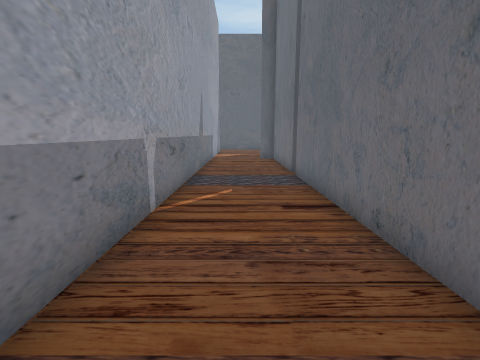
[1] (above)

24 first-person views from a walk through a 3-D level made in the Unity game engine. The camera is 1.5 m above the floor, tilts 10° down and sees 85° across. The floor is counted in squares, 1 m on a side. Each view is taken from the middle of a square. On the plan, view 1 faces up. The plan holds only what a view shows up to about 14 squares ahead; the rest is blank. The place goes on beyond the plan. The player is left out.

[2]
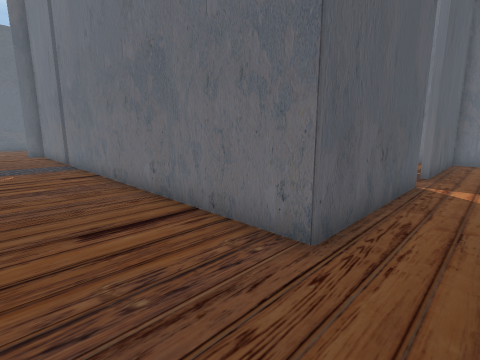

[3]
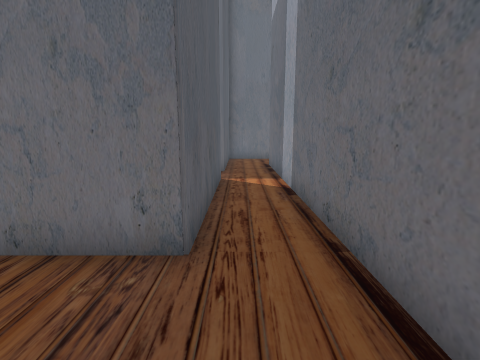

[4]
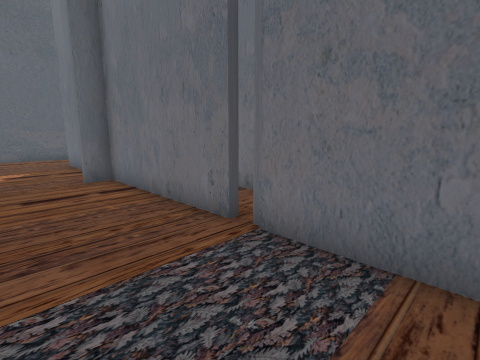

[5]
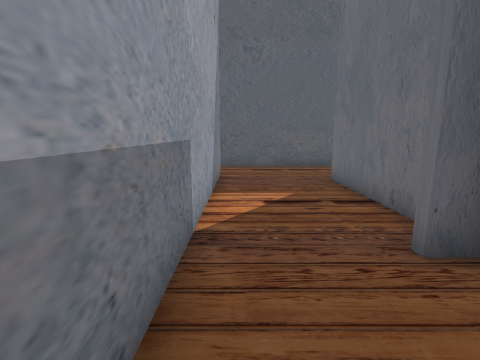

[6]
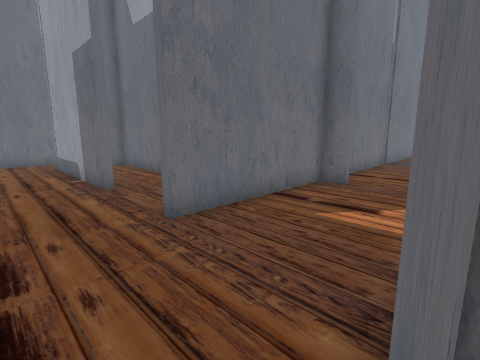

[7]
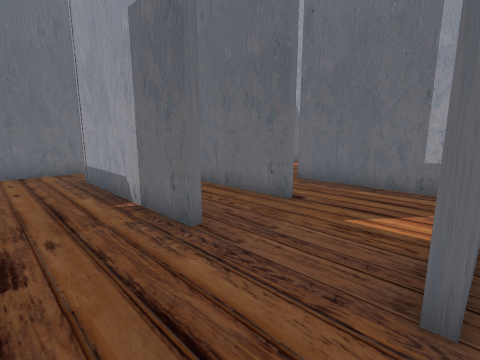

[8]
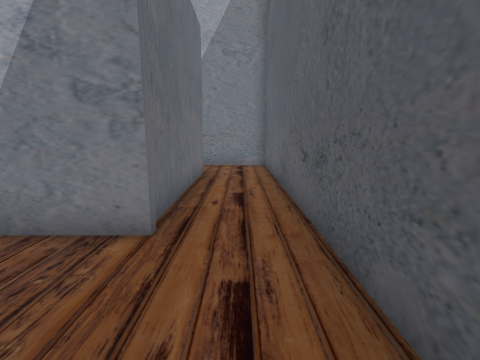

[9]
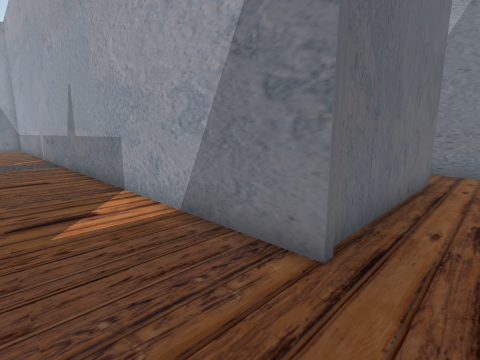

[10]
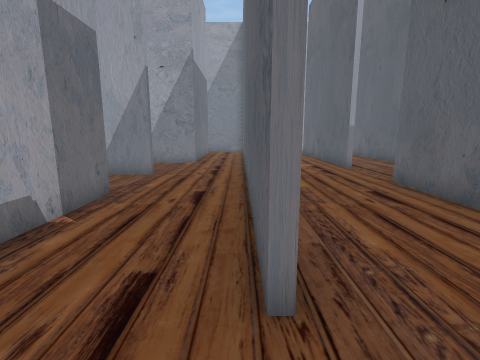

[11]
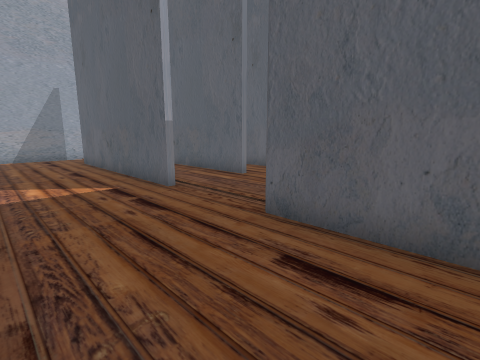

[12]
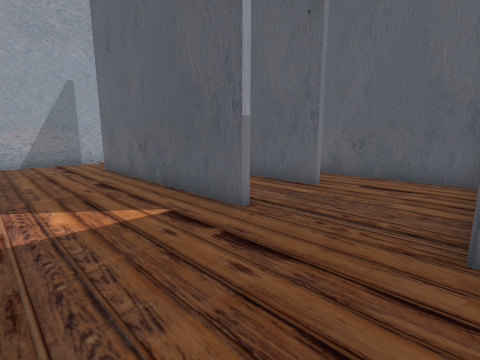

[13]
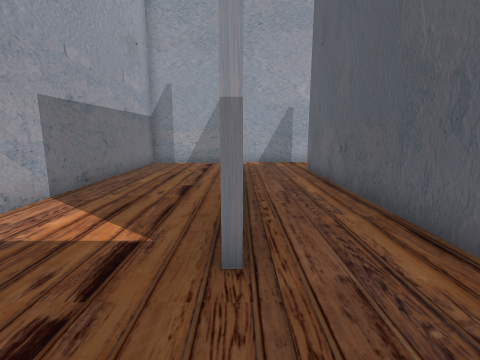

[14]
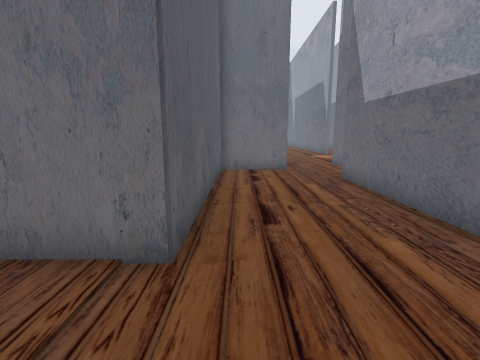

[15]
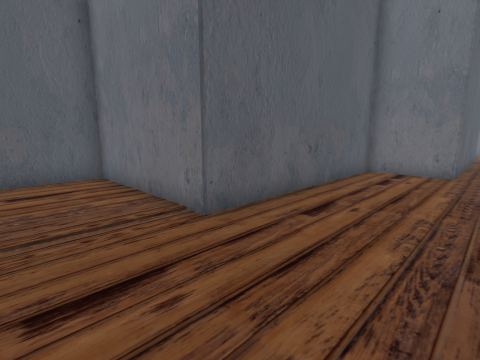

[16]
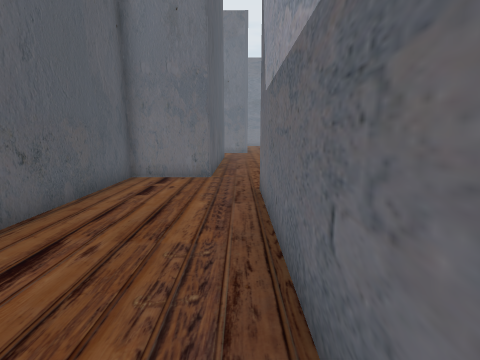

[17]
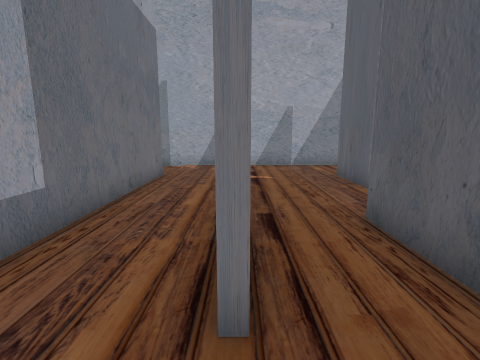

[18]
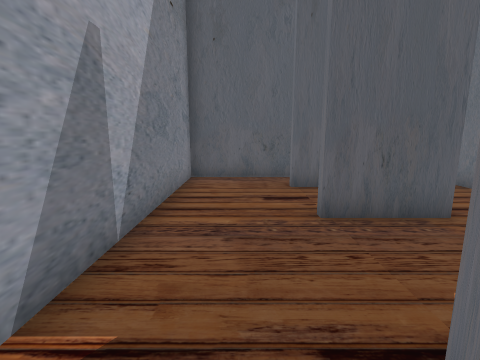

[19]
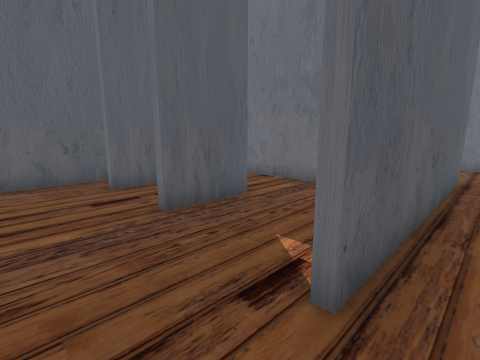

[20]
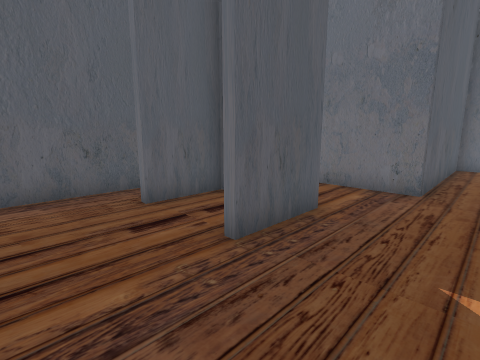

[21]
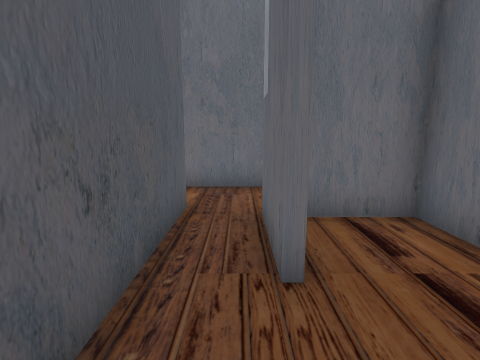

[22]
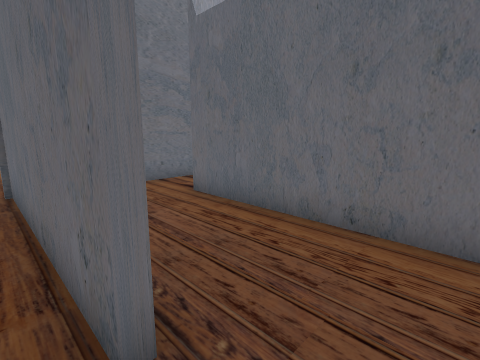

[23]
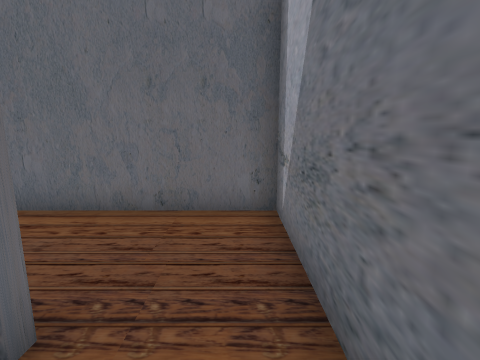

[24]
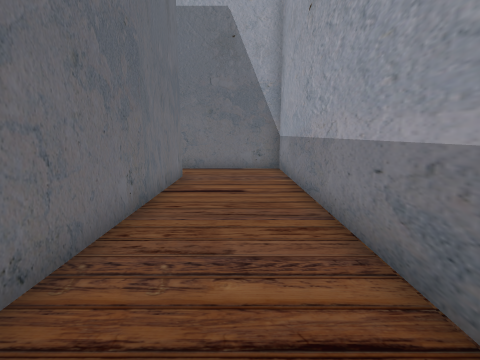

### Floor plan
Ten units are one square. View 1 is at (0, 0); x grows to the right and y downward. Boxes are objects, and circles mark ways between rooms. Rooms are numbered by the first view taken in them; rooms with no view inside come last. Other rooms are left out.
<svg viewBox="-112 -420 253 479">
<path fill="none" stroke="#000" d="M21 -102 21 -160 12 -160M11 -162 21 -162 21 -218M29 -162 70 -162M54 -190 110 -190M23 -218 23 -200M54 -217 112 -217M-86 -225 -17 -225 -17 54 116 54M133 -211 133 -246M101 -252 -107 -252 -107 -225M79 34 21 34 21 -99M136 -270 121 -270M115 34 95 34M4 -298 -81 -298M4 -328 -81 -328M35 -255 101 -255M-81 -300 -10 -300M-107 -324 -107 -255 -18 -255M121 -270 121 -298 39 -298 39 -353 4 -353M-68 -368 -54 -368 -54 -393 -76 -393M-51 -366 -76 -366M-76 -396 -51 -396M-46 -411 -107 -411 -107 -324M4 -353 -26 -353 -26 -415M-107 -225 -107 -190 -41 -190"/>
<circle cx="115" cy="-250" r="3" fill="#2a7"/>
<circle cx="-95" cy="-220" r="3" fill="#2a7"/>
<circle cx="-95" cy="-330" r="3" fill="#2a7"/>
<circle cx="0" cy="-340" r="3" fill="#2a7"/>
<text x="10" y="-130">1</text>
<text x="0" y="-290">2</text>
<text x="-70" y="-360">3</text>
<text x="-70" y="-210">4</text>
</svg>
Room 1 opens to room 2. Room 1 opens to room 4. Room 2 opens to room 3.

Where each view was taken, in squares from view 1:
view 1: 0 up, 0 right, facing up
view 2: 5 down, 1 left, facing up-right
view 3: 4 down, 1 left, facing right
view 4: 7 up, 1 left, facing up-right
view 5: 13 up, 1 left, facing up
view 6: 24 up, 2 left, facing down-right
view 7: 24 up, 2 right, facing down-right
view 8: 24 up, 2 right, facing left
view 9: 24 up, 1 right, facing down-left
view 10: 25 up, 12 right, facing left
view 11: 26 up, 7 right, facing up-left
view 12: 26 up, 4 right, facing up-left
view 13: 30 up, 3 right, facing left
view 14: 29 up, 1 right, facing right
view 15: 26 up, 1 right, facing up-right
view 16: 26 up, 3 right, facing right
view 17: 33 up, 2 right, facing left
view 18: 32 up, 9 left, facing up
view 19: 32 up, 10 left, facing up-right
view 20: 34 up, 10 left, facing up-right
view 21: 40 up, 10 left, facing right
view 22: 23 up, 10 left, facing down-right
view 23: 24 up, 10 left, facing down
view 24: 6 up, 0 right, facing down
